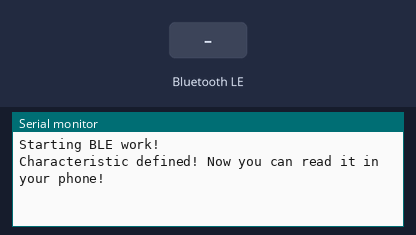
Recording of a sketch running on a simulated ESP32. On the bench: the last lines printed to the serial monitor. The test bench sets the inputs (shaded band). Nothing arrives over Bluetooth unless stated; a phone connects over Bluetooth LE 3 s after start.

Above: at 1.2 s.
1.3 s: Bluetooth LE write "RESET" received
At 2.1 s:
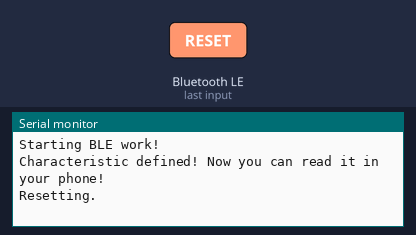
2.8 s: Bluetooth LE write "STAGE0" received
At 3.3 s:
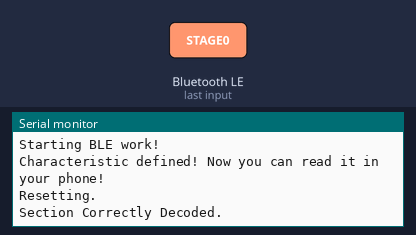
4.3 s: Bluetooth LE write "STAGE0" received
At 5.6 s:
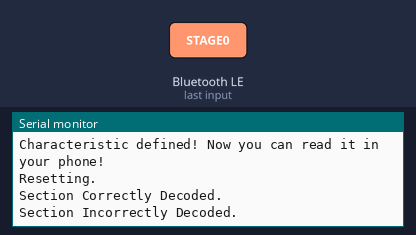

Measured:
- after the input at 1.3 s, the serial monitor: prints a new line at once (image 1)
- after the input at 2.8 s, the serial monitor: prints a new line at once (image 2)
- after the input at 4.3 s, the serial monitor: prints a new line at once (image 3)

The sketch:

ESP32_BLE_SERVER.ino
```cpp
/*
    Based on Neil Kolban example for IDF: https://github.com/nkolban/esp32-snippets/blob/master/cpp_utils/tests/BLE%20Tests/SampleServer.cpp
    Ported to Arduino ESP32 by Evandro Copercini
    updates by chegewara
*/

#include <BLEDevice.h>
#include <BLEUtils.h>
#include <BLEServer.h>
#include <BLE2902.h>

// See the following for generating UUIDs:
// https://www.uuidgenerator.net/

#define SERVICE_UUID        "4fafc201-1fb5-459e-8fcc-c5c9c331914b"
#define CHARACTERISTIC_UUID_RECEIVE "beb5483e-36e1-4688-b7f5-ea07361b26a8"
#define CHARACTERISTIC_UUID_SEND "edd48740-b4df-4f46-a4e0-267fde365433"

#define DECODED_FINISH "Text has been decoded successfully"

int deviceConnected = 0;
int stage = 0;

int validate(std::string value)
{
  if(value == "RESET")
  {
    stage = 0;
    return 2;
  }

  switch(stage)
  {
    case 0:
      if(value == "STAGE0")
      {
        stage++;
        return 0;
      }
    break;
    case 1:
      if(value == "STAGE1")
      {
        stage++;
        return 0;
      }
    break;
    case 2:
    if(value == "STAGE2")
      {
        stage++;
        return 1;
      }
    break;
    default:
      return 1;
    break;
  }
  return 3;
}

class ServerCallbacks: public BLECharacteristicCallbacks {
  void onConnect(BLEServer* pServer){
    deviceConnected = 1;
  };

  void onDisconect(BLEServer* pServer)
  {
    deviceConnected = 0;
  };

  void onWrite(BLECharacteristic *pCharacteristicReceive)
  {
    std::string value = pCharacteristicReceive->getValue();

    int resultCode = validate(value);

    switch(resultCode)
    {
      case 0:
        Serial.println("Section Correctly Decoded.");
      break;
      case 1:
        Serial.println("Text Correctly Decoded.");
      break;
      case 2:
        Serial.println("Resetting.");
      break;
      default:
        Serial.println("Section Incorrectly Decoded.");
      break;
    }
  }
};

BLECharacteristic *pCharacteristicSend;
BLECharacteristic *pCharacteristicReceive;

void setup() {
  Serial.begin(115200);
  Serial.println("Starting BLE work!");

  BLEDevice::init("Encoded Sender Test");
  BLEServer *pServer = BLEDevice::createServer();
  BLEService *pService = pServer->createService(SERVICE_UUID);
  pCharacteristicSend = pService->createCharacteristic(
                                         CHARACTERISTIC_UUID_RECEIVE,
                                         BLECharacteristic::PROPERTY_READ
                                       );

  pCharacteristicReceive = pService->createCharacteristic(
                                         CHARACTERISTIC_UUID_SEND,
                                         BLECharacteristic::PROPERTY_WRITE
                                        );

  pCharacteristicReceive->setCallbacks(new ServerCallbacks());
  pCharacteristicSend->setCallbacks(new ServerCallbacks());

  pService->start();
  // BLEAdvertising *pAdvertising = pServer->getAdvertising();  // this still is working for backward compatibility
  BLEAdvertising *pAdvertising = BLEDevice::getAdvertising();
  pAdvertising->addServiceUUID(SERVICE_UUID);
  pAdvertising->setScanResponse(true);
  pAdvertising->setMinPreferred(0x06);  // functions that help with iPhone connections issue
  pAdvertising->setMinPreferred(0x12);
  BLEDevice::startAdvertising();
  Serial.println("Characteristic defined! Now you can read it in your phone!");
}

void loop() {
  // put your main code here, to run repeatedly:
    std::string encodedString;
    switch(stage)
    {
      case 0:
        encodedString = "b0894f3766a88397deb9ee5a8d1a9a98";
      break;
      case 1:
        encodedString = "f1af243e2e5d6a670bb80f043a779275";
      break;
      case 2:
        encodedString = "3dc01f5e2765da9ad2b0a2838b28e597";
      break;
      default:
        encodedString = "FULLY DECODED";
      break;
    }
    pCharacteristicSend->setValue(encodedString);
    pCharacteristicSend->notify(false);
    delay(100);
}
```
